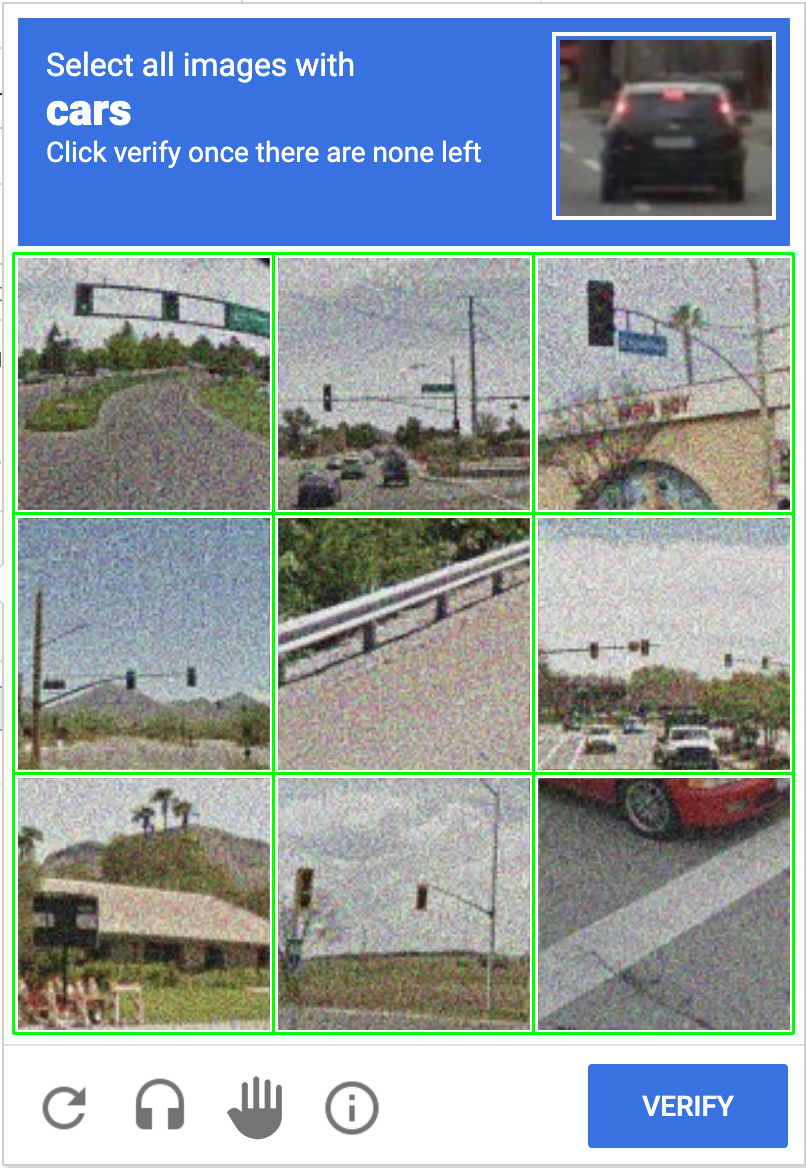
#> input picture debug_grid_recaptchaImages.png, 806 x 1168 px
$ python -i image_processor.py   (imports and definitions only)
#> lines starting #> are read from the running program, lines starting #| are printed output that depends on the picture
import os
import tempfile
import cv2
import numpy as np
from PIL import Image
from typing import Optional, List, Tuple, Dict, Any

class ImageProcessor:
    """
    Unified image processing class handling:
    - Basic image manipulation (sharpen, blur, contrast, etc.)
    - Grid detection
    - Background removal (using segmentation + LLM)
    """

    def __init__(self, attention_extractor=None, planner=None, debug_manager=None):
        """
        Args:
            attention_extractor: AttentionExtractor instance (required for background removal)
            planner: ActionPlanner instance (required for background removal)
            debug_manager: DebugManager instance (optional)
        """
        self.attention = attention_extractor
        self.planner = planner
        self.debug = debug_manager
        self._temp_files: List[str] = []

    def __del__(self):
        # Cleanup temp files
        for f in self._temp_files:
            if os.path.exists(f):
                try:
                    os.unlink(f)
                except Exception:
                    pass

    # =========================================================================
    # Static Utility Methods (Stateless)
    # =========================================================================

    # [150 lines left out: functions detect_movement, to_greyscale, to_edge_outline, sharpen_image, sharpen_edges, apply_clahe and 4 more, not called in this run]

    @staticmethod
    def enhance_for_detection(image: Image.Image) -> Image.Image:
        """
        Enhance color distinction (saturation/contrast) for better detection.
        Works on PIL Image.
        """
        # Convert PIL to BGR for OpenCV
        img_np = np.array(image)
        if len(img_np.shape) == 2: # Greyscale
            img_bgr = cv2.cvtColor(img_np, cv2.COLOR_GRAY2BGR)
        elif img_np.shape[2] == 4: # RGBA
             img_bgr = cv2.cvtColor(img_np, cv2.COLOR_RGBA2BGR)
        else:
             img_bgr = cv2.cvtColor(img_np, cv2.COLOR_RGB2BGR)
#> img_bgr is the input picture: shape (1168, 806, 3); mean B, G, R 164, 156.5, 143.4

        # 1. Color Distinction (Saturation boost)
        # Convert to HSV to easily manipulate saturation
        hsv = cv2.cvtColor(img_bgr, cv2.COLOR_BGR2HSV)
#> hsv: shape (1168, 806, 3); mean H, S, V 59.4, 59, 178.1
        h, s, v = cv2.split(hsv)

        # Increase saturation significantly to make colors distinct
        # Adding 50 is quite a strong boost
        s = cv2.add(s, 50)

        # Optionally boost Value/Brightness contrast slightly as well
        v = cv2.addWeighted(v, 1.1, np.zeros_like(v), 0, -10)

        hsv_enhanced = cv2.merge((h, s, v))
#> hsv_enhanced: shape (1168, 806, 3); mean H, S, V 59.4, 108, 183
        bgr_enhanced = cv2.cvtColor(hsv_enhanced, cv2.COLOR_HSV2BGR)

        # 2. Local Contrast Enhancement (CLAHE)
        # This helps with local structure and making boundaries more distinct
        lab = cv2.cvtColor(bgr_enhanced, cv2.COLOR_BGR2LAB)
#> lab: shape (1168, 806, 3); mean of channels 0, 1, 2 149.2, 134.6, 123.7
        l, a, b = cv2.split(lab)
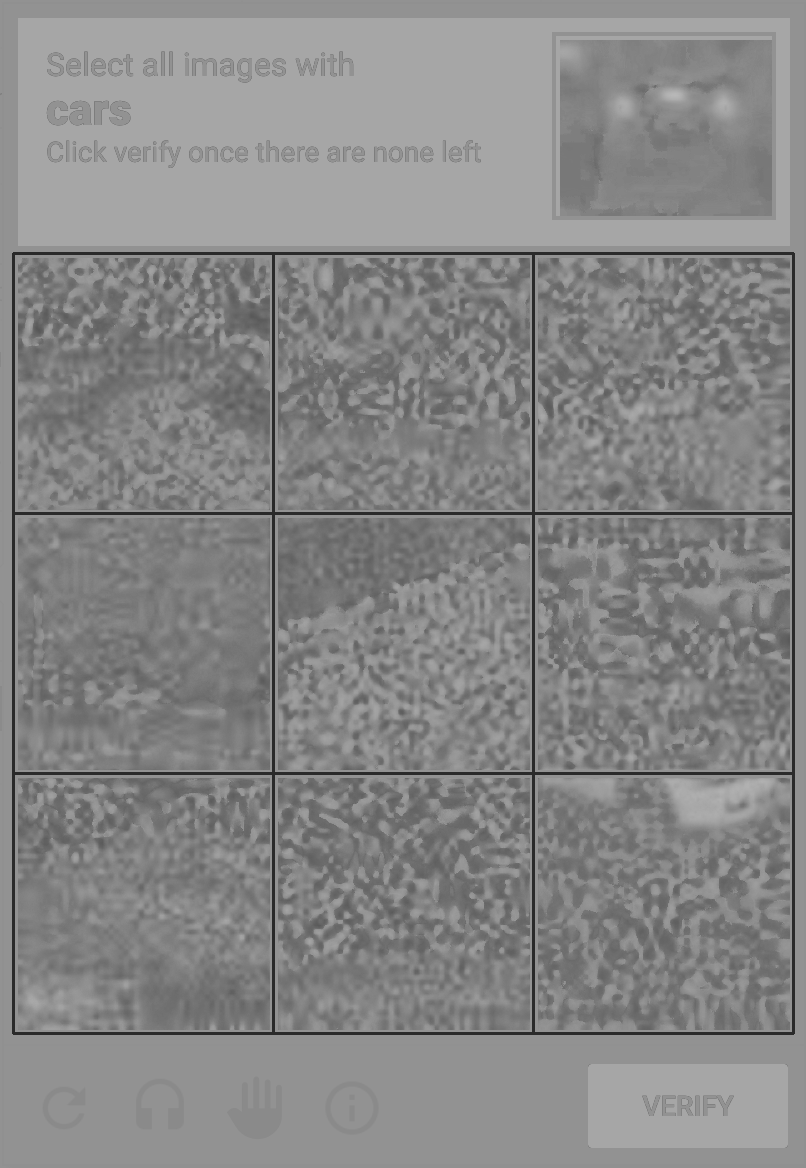
#> a: shape (1168, 806); min 42, max 184, mean 134.6
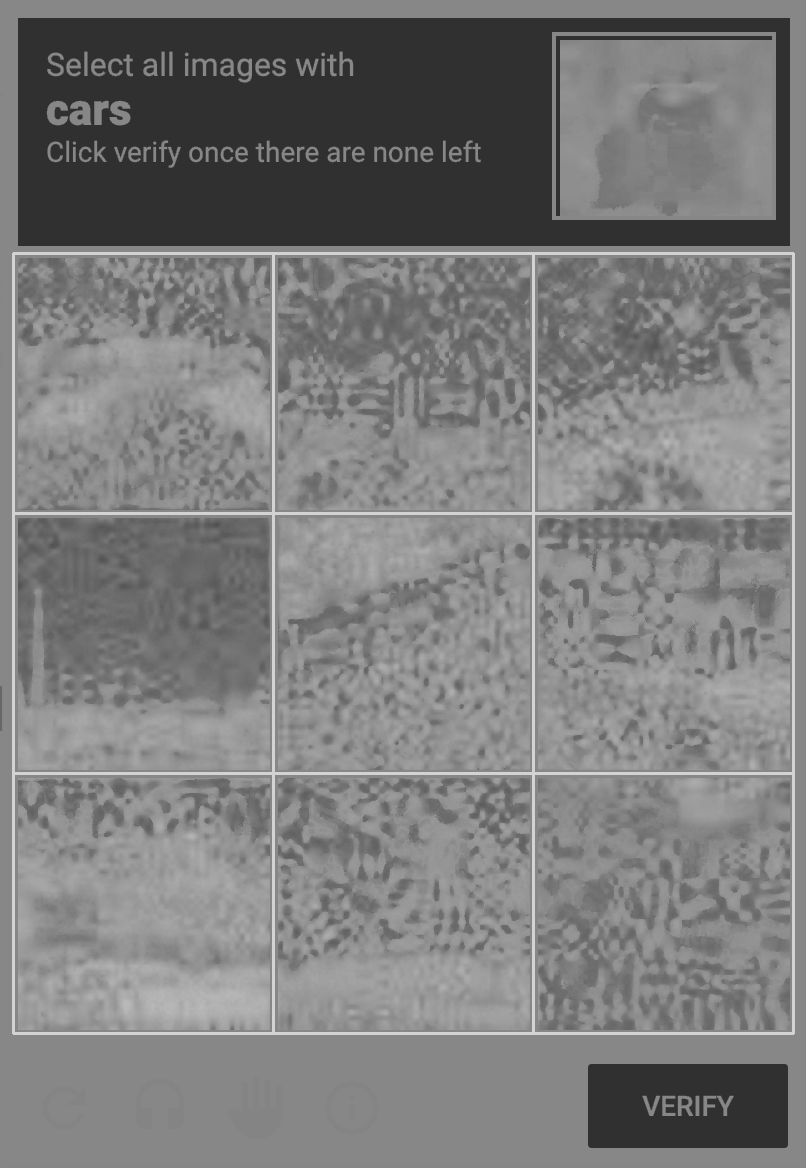
#> b: shape (1168, 806); min 48, max 211, mean 123.7

        # Use a slightly higher clipLimit for more contrast
        clahe = cv2.createCLAHE(clipLimit=3.0, tileGridSize=(8, 8))
        l_enhanced = clahe.apply(l)
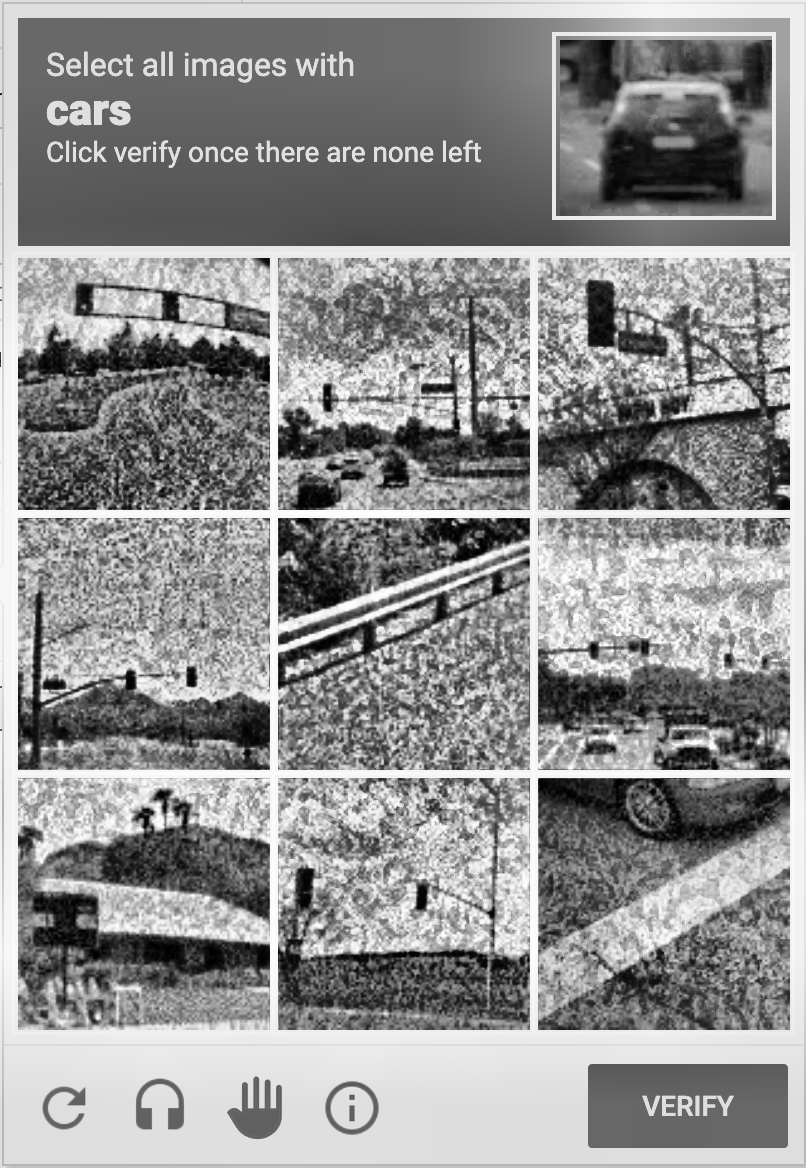
#> l_enhanced: shape (1168, 806); min 0, max 255, mean 143.9

        lab_enhanced = cv2.merge((l_enhanced, a, b))
#> lab_enhanced: shape (1168, 806, 3); mean of channels 0, 1, 2 143.9, 134.6, 123.7
        final_bgr = cv2.cvtColor(lab_enhanced, cv2.COLOR_LAB2BGR)
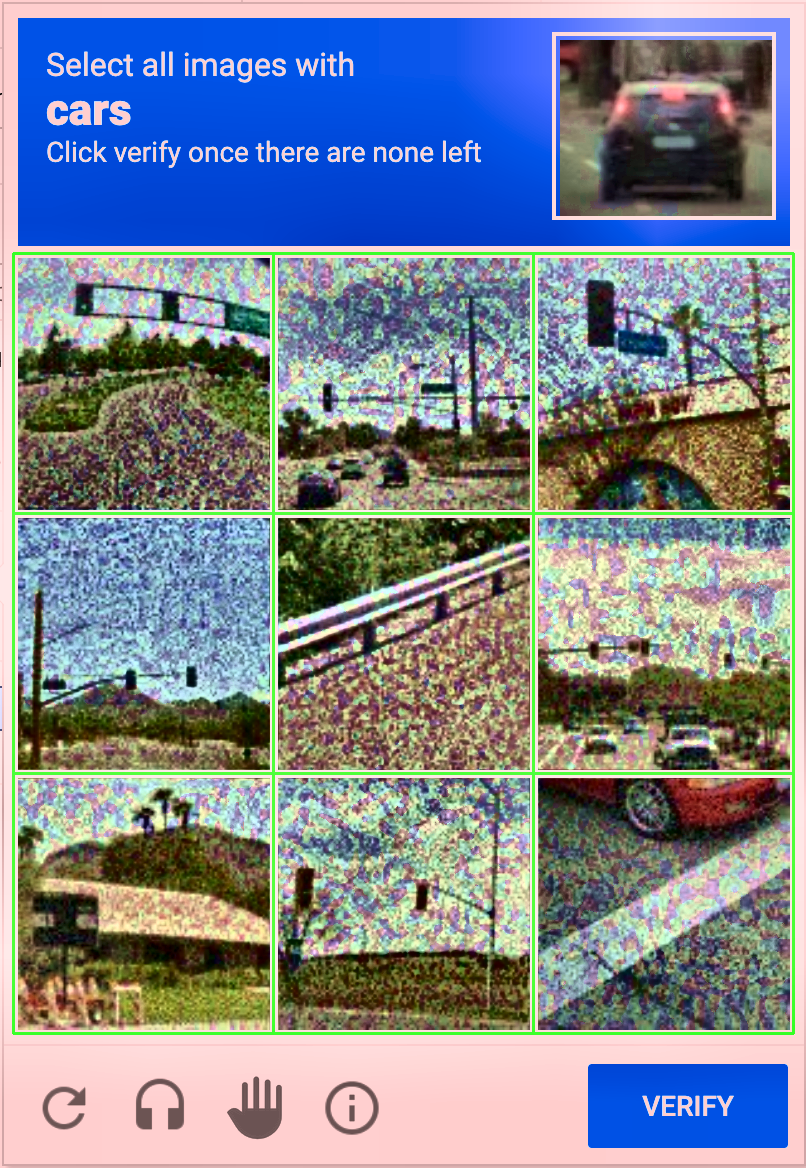
#> final_bgr: shape (1168, 806, 3); mean B, G, R 144, 134.4, 126.6

        # Convert back to PIL RGB
        return Image.fromarray(cv2.cvtColor(final_bgr, cv2.COLOR_BGR2RGB))

    # =========================================================================
    # Background Removal Logic (Stateful)
    # =========================================================================

    # [78 lines left out: function remove_background, not called in this run]

>>> import cv2
>>> picture = cv2.cvtColor(cv2.imread('../debug_grid_recaptchaImages.png'), cv2.COLOR_BGR2RGB)
>>> result = ImageProcessor().enhance_for_detection(picture)

$ run again, on debug_railing_dino.png
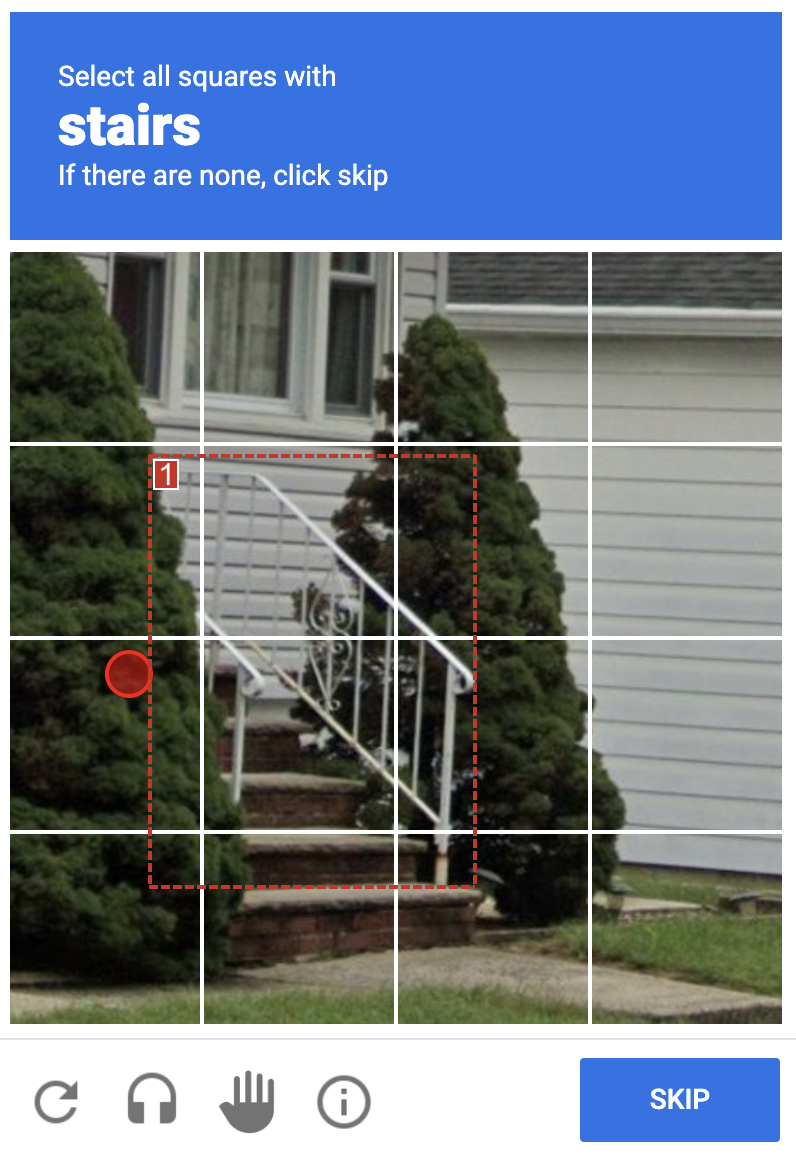
#> input picture debug_railing_dino.png, 796 x 1158 px
#> in enhance_for_detection, img_bgr is the input picture: shape (1158, 796, 3); mean B, G, R 137.9, 123.3, 111.4
#> hsv: shape (1158, 796, 3); mean H, S, V 49.2, 77.2, 147.4
#> hsv_enhanced: shape (1158, 796, 3); mean H, S, V 49.2, 127, 149.5
#> lab: shape (1158, 796, 3); mean of channels 0, 1, 2 116.5, 134.3, 121.6
#> in enhance_for_detection, `l_enhanced = clahe.apply(l)`:
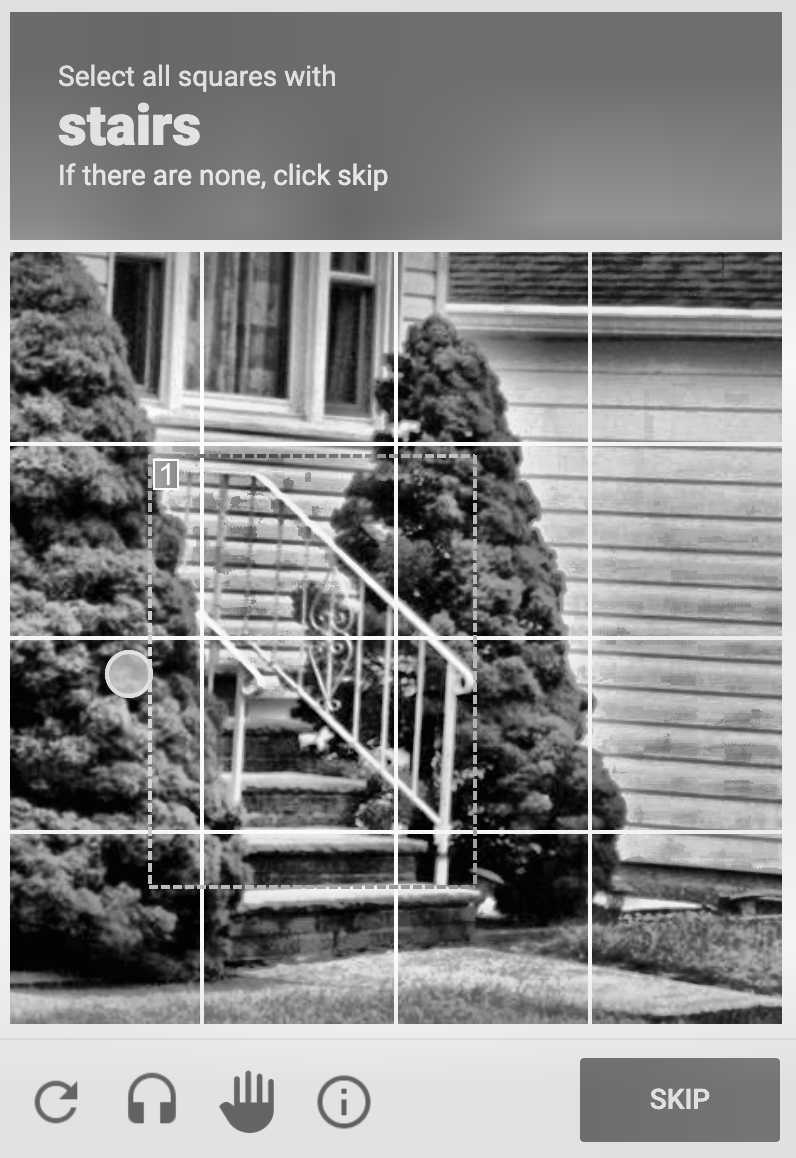
#> l_enhanced: shape (1158, 796); min 0, max 254, mean 136
#> lab_enhanced: shape (1158, 796, 3); mean of channels 0, 1, 2 136, 134.3, 121.6
#> in enhance_for_detection, `final_bgr = cv2.cvtColor(lab_enhanced, cv2.COLOR_LAB2BGR)`:
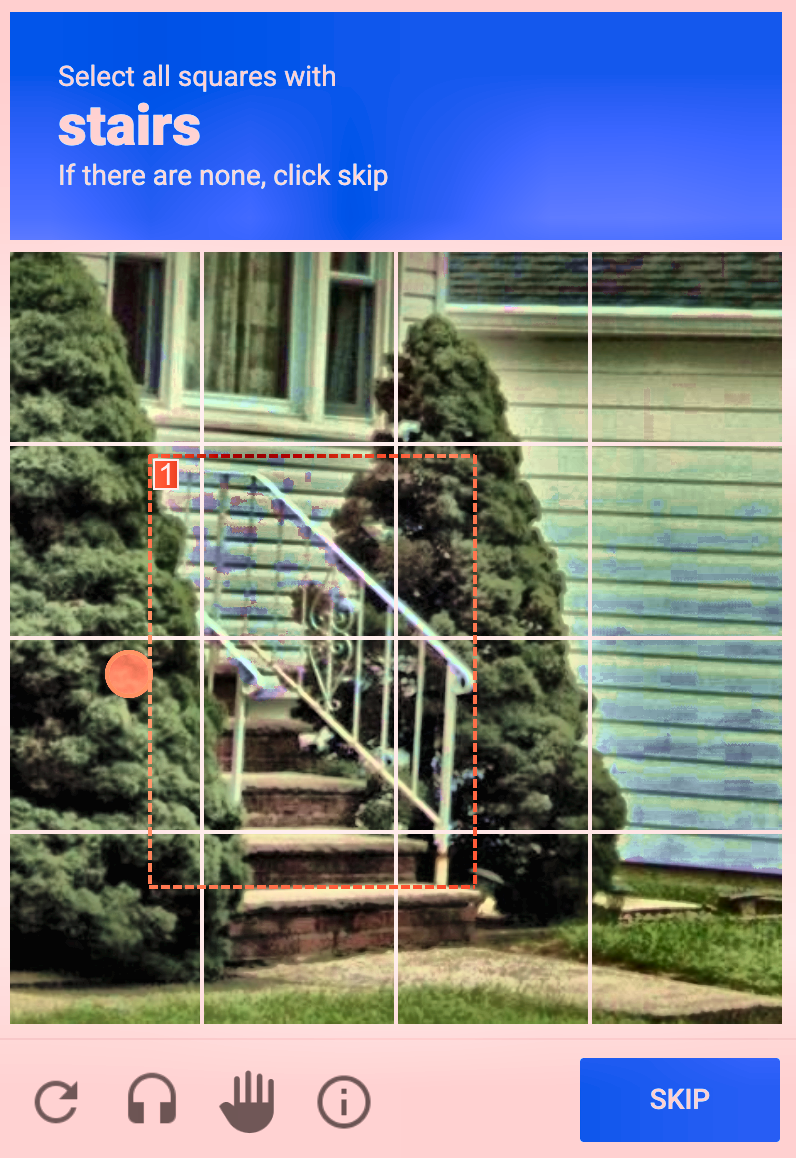
#> final_bgr: shape (1158, 796, 3); mean B, G, R 140.6, 127.2, 117.5
